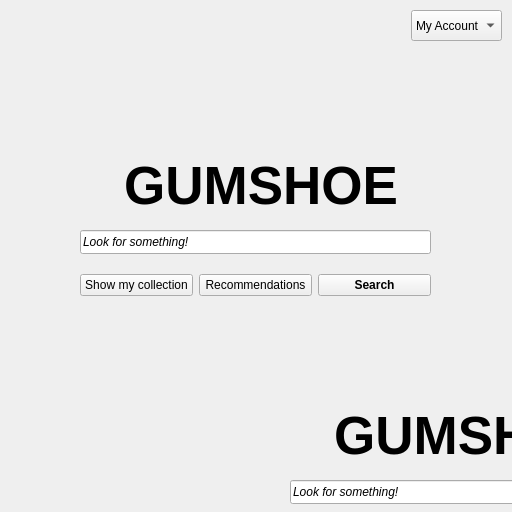
<?xml version="1.0" encoding="UTF-8"?>
<ui version="4.0">
 <class>Form</class>
 <widget class="QWidget" name="Form">
  <property name="geometry">
   <rect>
    <x>0</x>
    <y>0</y>
    <width>512</width>
    <height>512</height>
   </rect>
  </property>
  <property name="windowTitle">
   <string>Form</string>
  </property>
  <widget class="QStackedWidget" name="stackedWidget">
   <property name="geometry">
    <rect>
     <x>0</x>
     <y>0</y>
     <width>512</width>
     <height>512</height>
    </rect>
   </property>
   <property name="currentIndex">
    <number>0</number>
   </property>
   <widget class="QWidget" name="mainpage">
    <widget class="QComboBox" name="toprightcomb">
     <property name="geometry">
      <rect>
       <x>411</x>
       <y>10</y>
       <width>91</width>
       <height>31</height>
      </rect>
     </property>
     <item>
      <property name="text">
       <string>My Account</string>
      </property>
     </item>
     <item>
      <property name="text">
       <string>Log out</string>
      </property>
     </item>
    </widget>
    <widget class="QLineEdit" name="searchbar">
     <property name="geometry">
      <rect>
       <x>80</x>
       <y>230</y>
       <width>351</width>
       <height>24</height>
      </rect>
     </property>
     <property name="font">
      <font>
       <italic>true</italic>
       <underline>false</underline>
       <kerning>true</kerning>
      </font>
     </property>
     <property name="text">
      <string>Look for something!</string>
     </property>
    </widget>
    <widget class="QLabel" name="label">
     <property name="geometry">
      <rect>
       <x>80</x>
       <y>150</y>
       <width>351</width>
       <height>71</height>
      </rect>
     </property>
     <property name="font">
      <font>
       <pointsize>40</pointsize>
       <italic>false</italic>
       <bold>true</bold>
       <strikeout>false</strikeout>
      </font>
     </property>
     <property name="text">
      <string>   GUMSHOE</string>
     </property>
    </widget>
    <widget class="QStackedWidget" name="stackedWidget_2">
     <property name="geometry">
      <rect>
       <x>210</x>
       <y>250</y>
       <width>512</width>
       <height>512</height>
      </rect>
     </property>
     <property name="currentIndex">
      <number>0</number>
     </property>
     <widget class="QWidget" name="mainpage_2">
      <widget class="QComboBox" name="toprightcomb_2">
       <property name="geometry">
        <rect>
         <x>411</x>
         <y>10</y>
         <width>91</width>
         <height>31</height>
        </rect>
       </property>
       <item>
        <property name="text">
         <string>My Account</string>
        </property>
       </item>
       <item>
        <property name="text">
         <string>Log out</string>
        </property>
       </item>
      </widget>
      <widget class="QLineEdit" name="searchbar_2">
       <property name="geometry">
        <rect>
         <x>80</x>
         <y>230</y>
         <width>351</width>
         <height>24</height>
        </rect>
       </property>
       <property name="font">
        <font>
         <italic>true</italic>
         <underline>false</underline>
         <kerning>true</kerning>
        </font>
       </property>
       <property name="text">
        <string>Look for something!</string>
       </property>
      </widget>
      <widget class="QLabel" name="label_4">
       <property name="geometry">
        <rect>
         <x>80</x>
         <y>150</y>
         <width>351</width>
         <height>71</height>
        </rect>
       </property>
       <property name="font">
        <font>
         <pointsize>40</pointsize>
         <italic>false</italic>
         <bold>true</bold>
         <strikeout>false</strikeout>
        </font>
       </property>
       <property name="text">
        <string>   GUMSHOE</string>
       </property>
      </widget>
      <widget class="QWidget" name="layoutWidget">
       <property name="geometry">
        <rect>
         <x>80</x>
         <y>270</y>
         <width>351</width>
         <height>31</height>
        </rect>
       </property>
       <layout class="QHBoxLayout" name="horizontalLayout_3">
        <item>
         <widget class="QPushButton" name="collbutton_2">
          <property name="text">
           <string>Show my collection</string>
          </property>
         </widget>
        </item>
        <item>
         <widget class="QPushButton" name="reccbutton_2">
          <property name="text">
           <string>Recommendations</string>
          </property>
         </widget>
        </item>
        <item>
         <widget class="QPushButton" name="searchbutton_2">
          <property name="font">
           <font>
            <bold>true</bold>
           </font>
          </property>
          <property name="text">
           <string>Search</string>
          </property>
         </widget>
        </item>
       </layout>
      </widget>
     </widget>
     <widget class="QWidget" name="Accountpage_2">
      <widget class="QLabel" name="label_5">
       <property name="geometry">
        <rect>
         <x>60</x>
         <y>50</y>
         <width>371</width>
         <height>71</height>
        </rect>
       </property>
       <property name="font">
        <font>
         <pointsize>20</pointsize>
         <italic>false</italic>
         <bold>true</bold>
         <strikeout>false</strikeout>
        </font>
       </property>
       <property name="text">
        <string>   ACCOUNT INFORMATION</string>
       </property>
      </widget>
      <widget class="QLabel" name="label_6">
       <property name="geometry">
        <rect>
         <x>60</x>
         <y>320</y>
         <width>371</width>
         <height>71</height>
        </rect>
       </property>
       <property name="font">
        <font>
         <pointsize>20</pointsize>
         <italic>false</italic>
         <bold>true</bold>
         <strikeout>false</strikeout>
        </font>
       </property>
       <property name="text">
        <string>        ACCOUNT SETTINGS</string>
       </property>
      </widget>
      <widget class="QWidget" name="layoutWidget_2">
       <property name="geometry">
        <rect>
         <x>60</x>
         <y>130</y>
         <width>98</width>
         <height>141</height>
        </rect>
       </property>
       <layout class="QVBoxLayout" name="verticalLayout_3">
        <item>
         <widget class="QLabel" name="userlabel_2">
          <property name="font">
           <font>
            <pointsize>12</pointsize>
            <bold>true</bold>
           </font>
          </property>
          <property name="text">
           <string>USER NAME:</string>
          </property>
         </widget>
        </item>
        <item>
         <widget class="QLabel" name="showlabel_2">
          <property name="font">
           <font>
            <pointsize>12</pointsize>
            <bold>true</bold>
           </font>
          </property>
          <property name="text">
           <string>TV SHOWS:</string>
          </property>
         </widget>
        </item>
        <item>
         <widget class="QLabel" name="movielabel_2">
          <property name="font">
           <font>
            <pointsize>12</pointsize>
            <bold>true</bold>
           </font>
          </property>
          <property name="text">
           <string>MOVIES:</string>
          </property>
         </widget>
        </item>
        <item>
         <widget class="QLabel" name="booklabel_2">
          <property name="font">
           <font>
            <pointsize>12</pointsize>
            <bold>true</bold>
           </font>
          </property>
          <property name="text">
           <string>BOOKS:</string>
          </property>
         </widget>
        </item>
       </layout>
      </widget>
      <widget class="QWidget" name="layoutWidget_3">
       <property name="geometry">
        <rect>
         <x>170</x>
         <y>130</y>
         <width>261</width>
         <height>141</height>
        </rect>
       </property>
       <layout class="QVBoxLayout" name="verticalLayout_4">
        <item>
         <widget class="QLabel" name="namelabel_2">
          <property name="font">
           <font>
            <pointsize>12</pointsize>
           </font>
          </property>
          <property name="text">
           <string/>
          </property>
         </widget>
        </item>
        <item>
         <widget class="QLabel" name="showcount_2">
          <property name="font">
           <font>
            <pointsize>12</pointsize>
           </font>
          </property>
          <property name="text">
           <string/>
          </property>
         </widget>
        </item>
        <item>
         <widget class="QLabel" name="moviecount_2">
          <property name="font">
           <font>
            <pointsize>12</pointsize>
           </font>
          </property>
          <property name="text">
           <string/>
          </property>
         </widget>
        </item>
        <item>
         <widget class="QLabel" name="bookcount_2">
          <property name="font">
           <font>
            <pointsize>12</pointsize>
           </font>
          </property>
          <property name="text">
           <string/>
          </property>
         </widget>
        </item>
       </layout>
      </widget>
      <widget class="QWidget" name="layoutWidget_4">
       <property name="geometry">
        <rect>
         <x>90</x>
         <y>390</y>
         <width>331</width>
         <height>31</height>
        </rect>
       </property>
       <layout class="QHBoxLayout" name="horizontalLayout_4">
        <item>
         <widget class="QPushButton" name="pushButton_3">
          <property name="text">
           <string>Change password</string>
          </property>
         </widget>
        </item>
        <item>
         <widget class="QPushButton" name="pushButton_4">
          <property name="text">
           <string>Change username</string>
          </property>
         </widget>
        </item>
       </layout>
      </widget>
     </widget>
    </widget>
    <widget class="QWidget" name="">
     <property name="geometry">
      <rect>
       <x>80</x>
       <y>270</y>
       <width>351</width>
       <height>31</height>
      </rect>
     </property>
     <layout class="QHBoxLayout" name="horizontalLayout">
      <item>
       <widget class="QPushButton" name="collbutton">
        <property name="text">
         <string>Show my collection</string>
        </property>
       </widget>
      </item>
      <item>
       <widget class="QPushButton" name="reccbutton">
        <property name="text">
         <string>Recommendations</string>
        </property>
       </widget>
      </item>
      <item>
       <widget class="QPushButton" name="searchbutton">
        <property name="font">
         <font>
          <bold>true</bold>
         </font>
        </property>
        <property name="text">
         <string>Search</string>
        </property>
       </widget>
      </item>
     </layout>
    </widget>
   </widget>
   <widget class="QWidget" name="Accountpage">
    <widget class="QLabel" name="label_2">
     <property name="geometry">
      <rect>
       <x>60</x>
       <y>50</y>
       <width>371</width>
       <height>71</height>
      </rect>
     </property>
     <property name="font">
      <font>
       <pointsize>20</pointsize>
       <italic>false</italic>
       <bold>true</bold>
       <strikeout>false</strikeout>
      </font>
     </property>
     <property name="text">
      <string>   ACCOUNT INFORMATION</string>
     </property>
    </widget>
    <widget class="QLabel" name="label_3">
     <property name="geometry">
      <rect>
       <x>60</x>
       <y>320</y>
       <width>371</width>
       <height>71</height>
      </rect>
     </property>
     <property name="font">
      <font>
       <pointsize>20</pointsize>
       <italic>false</italic>
       <bold>true</bold>
       <strikeout>false</strikeout>
      </font>
     </property>
     <property name="text">
      <string>        ACCOUNT SETTINGS</string>
     </property>
    </widget>
    <widget class="QWidget" name="">
     <property name="geometry">
      <rect>
       <x>60</x>
       <y>130</y>
       <width>98</width>
       <height>141</height>
      </rect>
     </property>
     <layout class="QVBoxLayout" name="verticalLayout">
      <item>
       <widget class="QLabel" name="userlabel">
        <property name="font">
         <font>
          <pointsize>12</pointsize>
          <bold>true</bold>
         </font>
        </property>
        <property name="text">
         <string>USER NAME:</string>
        </property>
       </widget>
      </item>
      <item>
       <widget class="QLabel" name="showlabel">
        <property name="font">
         <font>
          <pointsize>12</pointsize>
          <bold>true</bold>
         </font>
        </property>
        <property name="text">
         <string>TV SHOWS:</string>
        </property>
       </widget>
      </item>
      <item>
       <widget class="QLabel" name="movielabel">
        <property name="font">
         <font>
          <pointsize>12</pointsize>
          <bold>true</bold>
         </font>
        </property>
        <property name="text">
         <string>MOVIES:</string>
        </property>
       </widget>
      </item>
      <item>
       <widget class="QLabel" name="booklabel">
        <property name="font">
         <font>
          <pointsize>12</pointsize>
          <bold>true</bold>
         </font>
        </property>
        <property name="text">
         <string>BOOKS:</string>
        </property>
       </widget>
      </item>
     </layout>
    </widget>
    <widget class="QWidget" name="">
     <property name="geometry">
      <rect>
       <x>170</x>
       <y>130</y>
       <width>261</width>
       <height>141</height>
      </rect>
     </property>
     <layout class="QVBoxLayout" name="verticalLayout_2">
      <item>
       <widget class="QLabel" name="namelabel">
        <property name="font">
         <font>
          <pointsize>12</pointsize>
         </font>
        </property>
        <property name="text">
         <string/>
        </property>
       </widget>
      </item>
      <item>
       <widget class="QLabel" name="showcount">
        <property name="font">
         <font>
          <pointsize>12</pointsize>
         </font>
        </property>
        <property name="text">
         <string/>
        </property>
       </widget>
      </item>
      <item>
       <widget class="QLabel" name="moviecount">
        <property name="font">
         <font>
          <pointsize>12</pointsize>
         </font>
        </property>
        <property name="text">
         <string/>
        </property>
       </widget>
      </item>
      <item>
       <widget class="QLabel" name="bookcount">
        <property name="font">
         <font>
          <pointsize>12</pointsize>
         </font>
        </property>
        <property name="text">
         <string/>
        </property>
       </widget>
      </item>
     </layout>
    </widget>
    <widget class="QWidget" name="">
     <property name="geometry">
      <rect>
       <x>90</x>
       <y>390</y>
       <width>331</width>
       <height>31</height>
      </rect>
     </property>
     <layout class="QHBoxLayout" name="horizontalLayout_2">
      <item>
       <widget class="QPushButton" name="pushButton">
        <property name="text">
         <string>Change password</string>
        </property>
       </widget>
      </item>
      <item>
       <widget class="QPushButton" name="pushButton_2">
        <property name="text">
         <string>Change username</string>
        </property>
       </widget>
      </item>
     </layout>
    </widget>
   </widget>
  </widget>
 </widget>
 <resources/>
 <connections/>
</ui>
